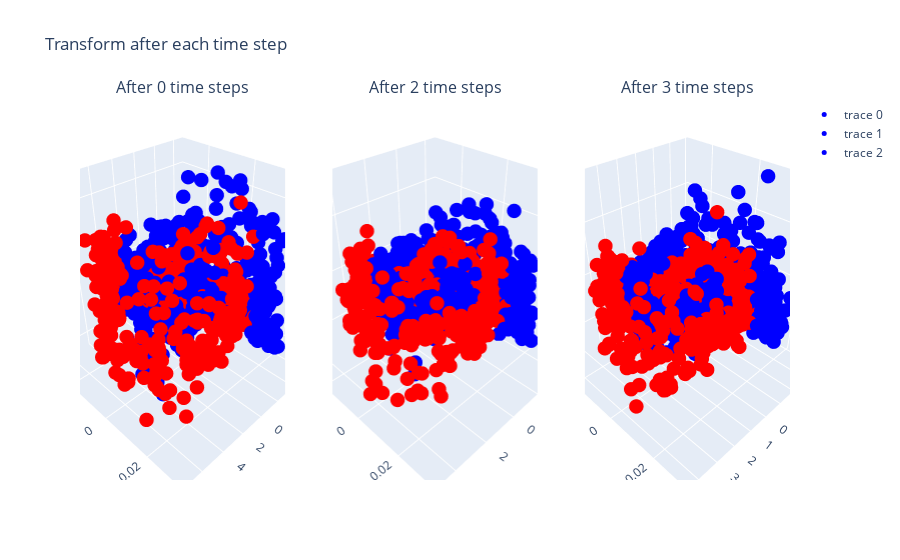

The code cell stored with this chart in its notebook:
### Markdown cell above
Plot 3D, 2D and metric plots

### Code cell
# 3D plot for transformation with time stepping
utilities.plot_transformation_3d(
    x_transformed_reduced=plot_model.x_transformed_reduced,
    color_transformed_reduced=plot_model.color_transformed_reduced,
    static=False,
    interactive=True,
    fig_show=True,
)

# 2D plot for transformation with time stepping
utilities.plot_transformation_2d(
    x_transformed_reduced=plot_model.x_transformed_reduced,
    color_transformed_reduced=plot_model.color_transformed_reduced,
    show_decision_boundary=True,
    model=plot_model,
    fig_show=True,
)

# Loss, accuracy and confusion matrix
utilities.plot_evaluation_score(
    plot_model.train_loss_per_epoch,
    plot_model.test_loss_per_epoch,
    plot_model.train_acc_per_epoch,
    plot_model.test_acc_per_epoch,
    plot_model.confusion_matrix,
    fig_show=True,
)

### Figure 1 — Plotly figure (JSON) as saved in the notebook; plotly's stock layout.template omitted (floating-point values rounded to 4 significant figures; data arrays with more than 128 entries replaced by an {"elided": "..."} marker saying what was removed)
{"data": [{"marker": {"color": {"elided": "800 str values"}, "size": 5}, "mode": "markers", "scene": "scene", "type": "scatter3d", "x": {"elided": "800 float values"}, "y": {"elided": "800 float values"}, "z": {"elided": "800 float values"}}, {"marker": {"color": {"elided": "800 str values"}, "size": 5}, "mode": "markers", "scene": "scene2", "type": "scatter3d", "x": {"elided": "800 float values"}, "y": {"elided": "800 float values"}, "z": {"elided": "800 float values"}}, {"marker": {"color": {"elided": "800 str values"}, "size": 5}, "mode": "markers", "scene": "scene3", "type": "scatter3d", "x": {"elided": "800 float values"}, "y": {"elided": "800 float values"}, "z": {"elided": "800 float values"}}], "layout": {"annotations": [{"font": {"size": 16}, "showarrow": false, "text": "After 0 time steps", "x": 0.1444, "xanchor": "center", "xref": "paper", "y": 1, "yanchor": "bottom", "yref": "paper"}, {"font": {"size": 16}, "showarrow": false, "text": "After 2 time steps", "x": 0.5, "xanchor": "center", "xref": "paper", "y": 1, "yanchor": "bottom", "yref": "paper"}, {"font": {"size": 16}, "showarrow": false, "text": "After 3 time steps", "x": 0.8556, "xanchor": "center", "xref": "paper", "y": 1, "yanchor": "bottom", "yref": "paper"}], "scene": {"domain": {"x": [0, 0.2889], "y": [0, 1]}}, "scene2": {"domain": {"x": [0.3556, 0.6444], "y": [0, 1]}}, "scene3": {"domain": {"x": [0.7111, 1], "y": [0, 1]}}, "title": {"text": "Transform after each time step"}}}
